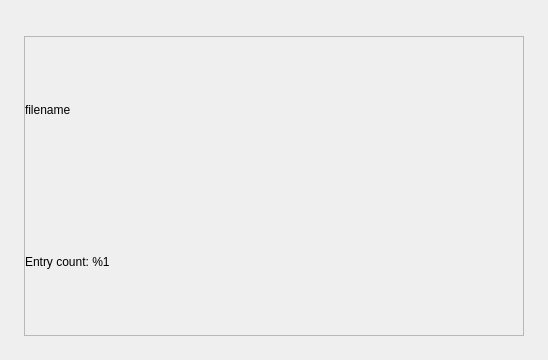
<?xml version="1.0" encoding="UTF-8"?>
<ui version="4.0">
 <class>ImportWizardPageReview</class>
 <widget class="QWizardPage" name="ImportWizardPageReview">
  <property name="geometry">
   <rect>
    <x>0</x>
    <y>0</y>
    <width>518</width>
    <height>334</height>
   </rect>
  </property>
  <property name="windowTitle">
   <string>WizardPage</string>
  </property>
  <layout class="QVBoxLayout" name="verticalLayout">
   <property name="spacing">
    <number>12</number>
   </property>
   <property name="leftMargin">
    <number>24</number>
   </property>
   <property name="topMargin">
    <number>24</number>
   </property>
   <property name="rightMargin">
    <number>24</number>
   </property>
   <property name="bottomMargin">
    <number>24</number>
   </property>
   <item>
    <widget class="MessageWidget" name="messageWidget" native="true"/>
   </item>
   <item>
    <widget class="QScrollArea" name="scrollArea">
     <property name="minimumSize">
      <size>
       <width>500</width>
       <height>300</height>
      </size>
     </property>
     <property name="horizontalScrollBarPolicy">
      <enum>Qt::ScrollBarAlwaysOff</enum>
     </property>
     <property name="sizeAdjustPolicy">
      <enum>QAbstractScrollArea::AdjustToContentsOnFirstShow</enum>
     </property>
     <property name="widgetResizable">
      <bool>true</bool>
     </property>
     <widget class="QWidget" name="scrollAreaContents">
      <property name="geometry">
       <rect>
        <x>0</x>
        <y>0</y>
        <width>498</width>
        <height>298</height>
       </rect>
      </property>
      <layout class="QVBoxLayout" name="verticalLayout_2">
       <property name="leftMargin">
        <number>0</number>
       </property>
       <property name="topMargin">
        <number>0</number>
       </property>
       <property name="rightMargin">
        <number>0</number>
       </property>
       <property name="bottomMargin">
        <number>0</number>
       </property>
       <item>
        <widget class="QLabel" name="filenameLabel">
         <property name="text">
          <string notr="true">filename</string>
         </property>
        </widget>
       </item>
       <item>
        <widget class="QLabel" name="previewLabel">
         <property name="text">
          <string notr="true">Entry count: %1</string>
         </property>
        </widget>
       </item>
      </layout>
     </widget>
    </widget>
   </item>
  </layout>
 </widget>
 <customwidgets>
  <customwidget>
   <class>MessageWidget</class>
   <extends>QWidget</extends>
   <header>gui/MessageWidget.h</header>
   <container>1</container>
  </customwidget>
 </customwidgets>
 <resources/>
 <connections/>
</ui>
